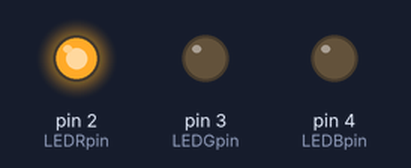
Recording of a sketch running on a simulated Arduino Uno, built with avr-gcc and run on an emulated ATmega328P. Shown: output pins drawn as LEDs (lit = HIGH).

Above: at 0.5 s.
At 1.5 s:
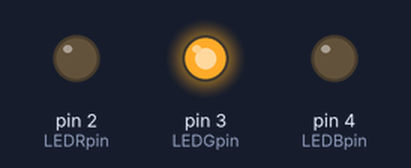
At 5.5 s:
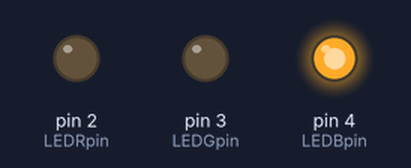
Timing chart, 0 to 6.9 s (numbered marks = the images above):
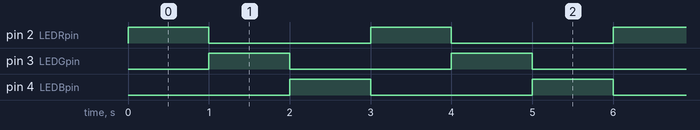

The sketch:

3_color_LED.ino
```cpp
int LEDRpin=2;
int LEDGpin=3;
int LEDBpin=4;
void setup() {
  // put your setup code here, to run once:
  pinMode(LEDRpin,OUTPUT);
  pinMode(LEDGpin,OUTPUT);
  pinMode(LEDBpin,OUTPUT);
  digitalWrite(LEDRpin,LOW);
  digitalWrite(LEDGpin,LOW);
  digitalWrite(LEDBpin,LOW);
}

void loop() {
  // put your main code here, to run repeatedly:
  digitalWrite(LEDRpin,HIGH);
  digitalWrite(LEDGpin,LOW);
  digitalWrite(LEDBpin,LOW);
  delay(1000);

  digitalWrite(LEDRpin,LOW);
  digitalWrite(LEDGpin,HIGH);
  digitalWrite(LEDBpin,LOW);
  delay(1000);

  digitalWrite(LEDRpin,LOW);
  digitalWrite(LEDGpin,LOW);
  digitalWrite(LEDBpin,HIGH);
  delay(1000);

}
```

Measured:
- by itself, pin 2 (LEDRpin), pin 3 (LEDGpin), pin 4 (LEDBpin): alternates HIGH for 1.0 s and LOW for 2.0 s
- by itself, everything shown: repeats every 3.0 s, in 3 steps
